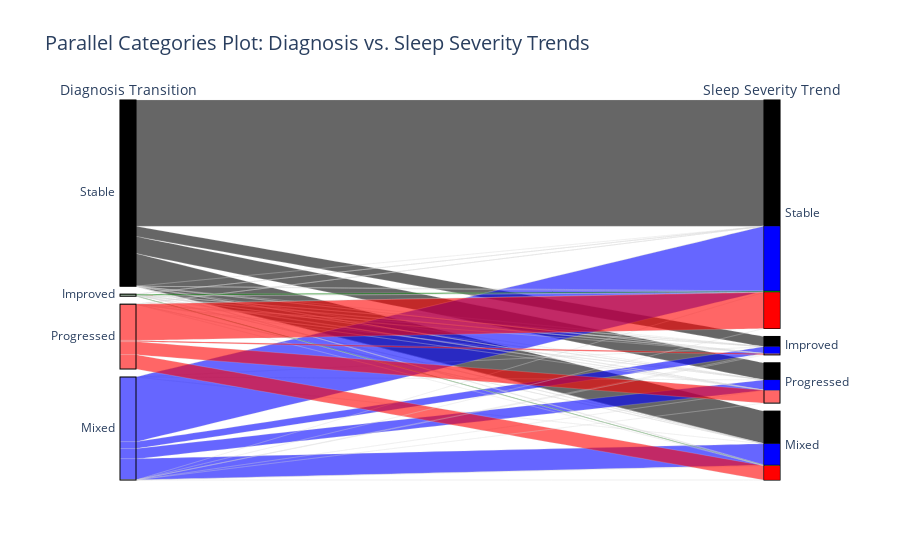

Notebook cell for this chart:
### Code cell
import plotly.graph_objects as go
df_long = transition_summary.copy()
df_long = df_long[['DX_Transition', 'NPIKSEV_Trend']]
df_long['Count'] = 1

color_map = {
    'Stable': 'black',
    'Improved': 'green',
    'Progressed': 'red',
    'Mixed': 'blue'
}
category_order = ['Stable', 'Improved', 'Progressed', 'Mixed']

df_long['Color'] = df_long['DX_Transition'].map(color_map)

df_long['DX_Transition'] = pd.Categorical(
    df_long['DX_Transition'], categories=category_order, ordered=True)
df_long['NPIKSEV_Trend'] = pd.Categorical(
    df_long['NPIKSEV_Trend'], categories=category_order, ordered=True)

grouped = df_long.groupby(
    ['DX_Transition', 'NPIKSEV_Trend', 'Color']).size().reset_index(name='Count')

fig = go.Figure(data=[
    go.Parcats(
        dimensions=[
            dict(label='Diagnosis Transition',
                 values=grouped['DX_Transition']),
            dict(label='Sleep Severity Trend', values=grouped['NPIKSEV_Trend'])
        ],
        line=dict(
            color=grouped['Color'].apply(lambda c: c),
            colorscale=None
        ),
        counts=grouped['Count']
    )
])

fig.update_layout(
    title='Parallel Categories Plot: Diagnosis vs. Sleep Severity Trends',
    font=dict(size=14)
)

fig.show()

### Figure 1 — Plotly figure (JSON) as saved in the notebook; plotly's stock layout.template omitted (floating-point values rounded to 4 significant figures)
{"data": [{"counts": [185, 0, 0, 0, 15, 0, 0, 0, 25, 0, 0, 0, 48, 0, 0, 0, 0, 0, 2, 0, 0, 0, 0, 0, 0, 0, 0, 0, 0, 0, 1, 0, 0, 0, 0, 53, 0, 0, 0, 2, 0, 0, 0, 19, 0, 0, 0, 21, 0, 95, 0, 0, 0, 10, 0, 0, 0, 15, 0, 0, 0, 31, 0, 0], "dimensions": [{"label": "Diagnosis Transition", "values": ["Stable", "Stable", "Stable", "Stable", "Stable", "Stable", "Stable", "Stable", "Stable", "Stable", "Stable", "Stable", "Stable", "Stable", "Stable", "Stable", "Improved", "Improved", "Improved", "Improved", "Improved", "Improved", "Improved", "Improved", "Improved", "Improved", "Improved", "Improved", "Improved", "Improved", "Improved", "Improved", "Progressed", "Progressed", "Progressed", "Progressed", "Progressed", "Progressed", "Progressed", "Progressed", "Progressed", "Progressed", "Progressed", "Progressed", "Progressed", "Progressed", "Progressed", "Progressed", "Mixed", "Mixed", "Mixed", "Mixed", "Mixed", "Mixed", "Mixed", "Mixed", "Mixed", "Mixed", "Mixed", "Mixed", "Mixed", "Mixed", "Mixed", "Mixed"]}, {"label": "Sleep Severity Trend", "values": ["Stable", "Stable", "Stable", "Stable", "Improved", "Improved", "Improved", "Improved", "Progressed", "Progressed", "Progressed", "Progressed", "Mixed", "Mixed", "Mixed", "Mixed", "Stable", "Stable", "Stable", "Stable", "Improved", "Improved", "Improved", "Improved", "Progressed", "Progressed", "Progressed", "Progressed", "Mixed", "Mixed", "Mixed", "Mixed", "Stable", "Stable", "Stable", "Stable", "Improved", "Improved", "Improved", "Improved", "Progressed", "Progressed", "Progressed", "Progressed", "Mixed", "Mixed", "Mixed", "Mixed", "Stable", "Stable", "Stable", "Stable", "Improved", "Improved", "Improved", "Improved", "Progressed", "Progressed", "Progressed", "Progressed", "Mixed", "Mixed", "Mixed", "Mixed"]}], "line": {"color": ["black", "blue", "green", "red", "black", "blue", "green", "red", "black", "blue", "green", "red", "black", "blue", "green", "red", "black", "blue", "green", "red", "black", "blue", "green", "red", "black", "blue", "green", "red", "black", "blue", "green", "red", "black", "blue", "green", "red", "black", "blue", "green", "red", "black", "blue", "green", "red", "black", "blue", "green", "red", "black", "blue", "green", "red", "black", "blue", "green", "red", "black", "blue", "green", "red", "black", "blue", "green", "red"]}, "type": "parcats"}], "layout": {"font": {"size": 14}, "title": {"text": "Parallel Categories Plot: Diagnosis vs. Sleep Severity Trends"}}}
